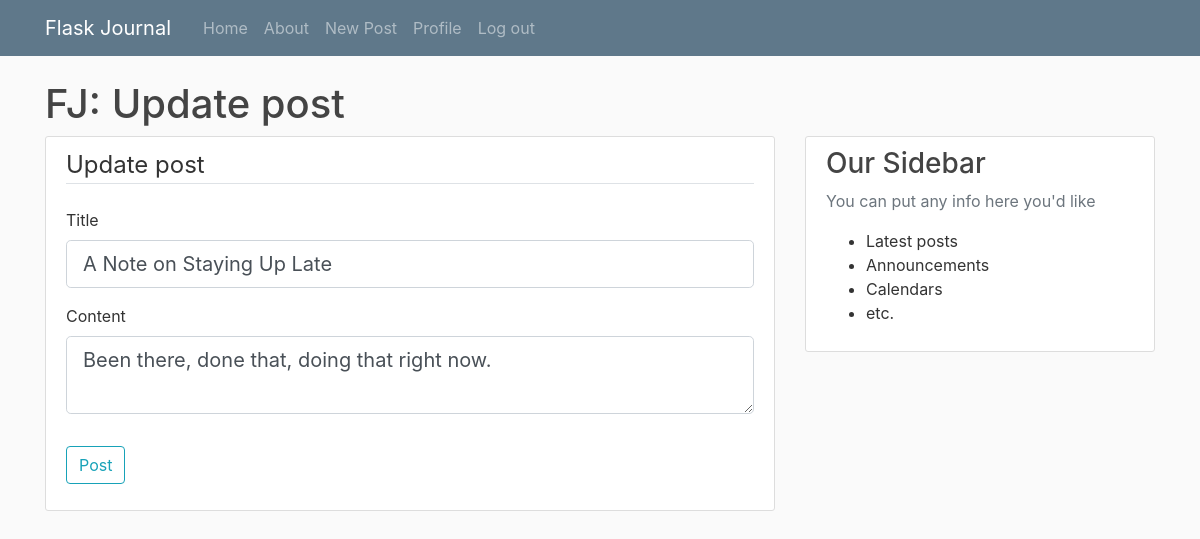
The page /post/1/update (signed in) on the database its author committed.
### flaskjournal/models.py (models this page shows, shortened)
class Post(db.Model):
	id = db.Column(db.Integer, primary_key=True)
	title = db.Column(db.String(100), nullable=False)
	date_posted = db.Column(db.DateTime, nullable=False, default=datetime.utcnow)
	content = db.Column(db.Text, nullable=False)
	user_id = db.Column(db.Integer, db.ForeignKey('user.id'), nullable=False)

### flaskjournal/posts/routes.py (the view)
@posts.route('/post/<int:post_id>/update', methods=['GET', 'POST'])
@login_required
def update_post(post_id):
	post = Post.query.get_or_404(post_id)
	if post.author != current_user:
		abort(403)
	form = PostForm()
	if form.validate_on_submit():
		post.title = form.title.data
		post.content = form.content.data
		db.session.commit()
		flash('Your post has been updated', 'success')
		return redirect(url_for('posts.post', post_id=post.id))
	elif request.method == 'GET':
		form.title.data = post.title
		form.content.data = post.content
	return render_template('create_post.html', title='Update post', form=form, legend='Update post')

### flaskjournal/posts/forms.py
class PostForm(FlaskForm):
	title = StringField('Title', validators=[DataRequired()])
	content = TextAreaField('Content', validators=[DataRequired()])
	submit = SubmitField('Post')

### flaskjournal/models.py (called while the page is built)
@login_manager.user_loader
def load_user(user_id):
	return User.query.get(int(user_id))

### flaskjournal/templates/create_post.html (shortened to what this page needs)
{% extends 'layout.html' %}
{% block maincontent %}
<section class="content-section">
	<form method="POST" action="">
		<fieldset class="form-group">
			<legend class="border-bottom mb-4">{{legend}}</legend>
			<div class="form-group">
				{{ form.title.label(class="form-control-label") }}
				{% if form.title.errors %}
					{{ form.title(class="form-control form-control-lg is-invalid") }}
					<div class="invalid-feedback">
						{% for error in form.title.errors %}
							<span>{{ error }}</span>
						{% endfor %}
					</div>
				{% else %}
					{{ form.title(class="form-control form-control-lg") }}
				{% endif %}
			</div>
			<div class="form-group">
				{{ form.content.label(class="form-control-label") }}
				{% if form.content.errors %}
					{{ form.content(class="form-control form-control-lg is-invalid") }}
					<div class="invalid-feedback">
						{% for error in form.content.errors %}
							<span>{{ error }}</span>
						{% endfor %}
					</div>
				{% else %}
					{{ form.content(class="form-control form-control-lg") }}
				{% endif %}
			</div>
		</fieldset>
		<div class="form-group">
			{{ form.submit(class="btn btn-outline-info") }}
		</div>
	</form>
</section>
{% endblock maincontent %}

### flaskjournal/static/main.css (style rules this page uses)
body { background: #fafafa; color: #333333; margin-top: 5rem; }
.content-section { background: #ffffff; padding: 10px 20px; border: 1px solid #dddddd; border-radius: 3px; margin-bottom: 20px; }

### rows shown on the page
Post: title "A Note on Staying Up Late", content "Been there, done that, doing that right now."

### other values the page prints
{{ title }} "Update post"
{{ legend }} "Update post"
